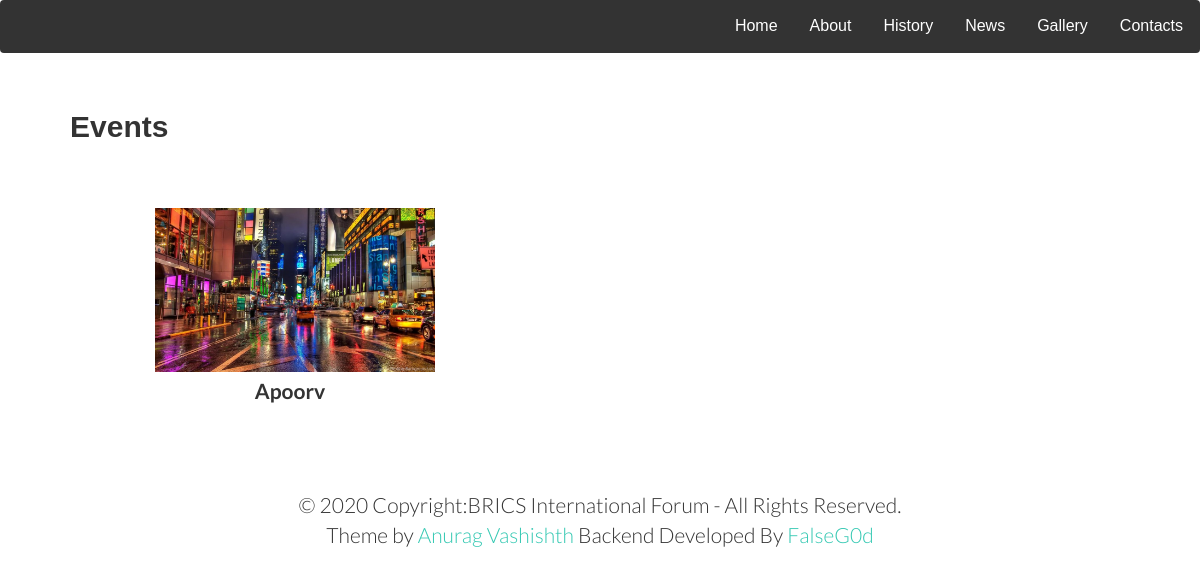
Screenshot of /events/ with the database file from the repository.
### Home/models.py (models this page shows, shortened)
class Event(models.Model):
    image=models.ImageField(upload_to='images/recent')
    name=models.CharField(max_length=20)
    description=models.TextField()
    time = models.DateTimeField(auto_now=True)
    venue=models.CharField(max_length=500)

### Home/views.py (the view)
# urls.py: path('events/',views.events,name="events"),
def events(request):
    events=Event.objects.all()
    context={
        'events':events,
    }
    return render(request,"home/events.html",context)

### templates/home/events.html
{% extends 'main.html' %}{% load static %} {% block content %}
<h2 id="reoprts" class="heads"><strong>Events</strong></h2>
<br>
<div class="gallery">
    <div class="row" style="display:flex; flex-wrap: wrap;">
        {% for event in events%}
        <div class="col-lg-4 col-md-6">
            <a href="{{event.id}}"><img src="{{event.image.url}}" class="pics"></a>
            <p><strong>{{event.name}}</strong></p>
        </div>
        {% endfor %}
    </div>
</div>
{% endblock %}

### static/css/main.css (style rules this page uses)
body { margin: 20px auto; font-family: 'Lato', sans-serif; overflow-x: hidden; font-family: Arial, Helvetica, sans-serif; }
.gallery { padding-left: 150px; padding-right: 150px; padding-top: 30px; padding-bottom: 50px; ; }
.pics { width: 100%; margin: 1.66%; opacity: 1; }
.heads { padding-top: 30px; padding-left: 70px; }
p { font-family: 'Lato', sans-serif; font-weight: 300; font-size: 21px; text-align: center; }
a { -webkit-transition: all 0.3s; -moz-transition: all 0.3s; -o-transition: all 0.3s; transition: all 0.3s; }
a { color: #34c8b2; }
img { max-width: 100%; max-height: 100%; }

### rows the page displays
Event: image (picture), name "Apoorv"
